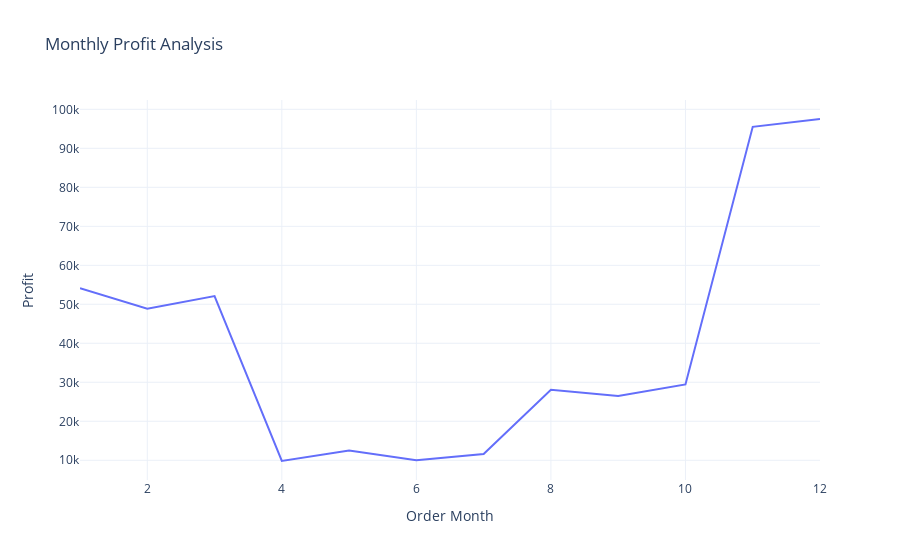

Write notebook code for a chart like this one.
### Markdown cell above
### Monthly Profit Analysis

### Code cell
profit_by_month = df.groupby('Order Month')['Profit'].sum().reset_index()
fig = px.line(profit_by_month, 
              x='Order Month', 
              y='Profit', 
              title='Monthly Profit Analysis')
fig.show()

### Figure 1 — Plotly figure (JSON) as saved in the notebook; plotly's stock layout.template omitted (floating-point values rounded to 4 significant figures)
{"data": [{"hovertemplate": "Order Month=%{x}<br>Profit=%{y}<extra></extra>", "legendgroup": "", "line": {"color": "#636efa", "dash": "solid"}, "marker": {"symbol": "circle"}, "mode": "lines", "name": "", "orientation": "v", "showlegend": false, "type": "scatter", "x": [1, 2, 3, 4, 5, 6, 7, 8, 9, 10, 11, 12], "xaxis": "x", "y": [54140.0, 48860.0, 52100.0, 9818.0, 12480.0, 10020.0, 11630.0, 28070.0, 26510.0, 29450.0, 95520.0, 97520.0], "yaxis": "y"}], "layout": {"legend": {"tracegroupgap": 0}, "title": {"text": "Monthly Profit Analysis"}, "xaxis": {"anchor": "y", "domain": [0, 1], "title": {"text": "Order Month"}}, "yaxis": {"anchor": "x", "domain": [0, 1], "title": {"text": "Profit"}}}}
